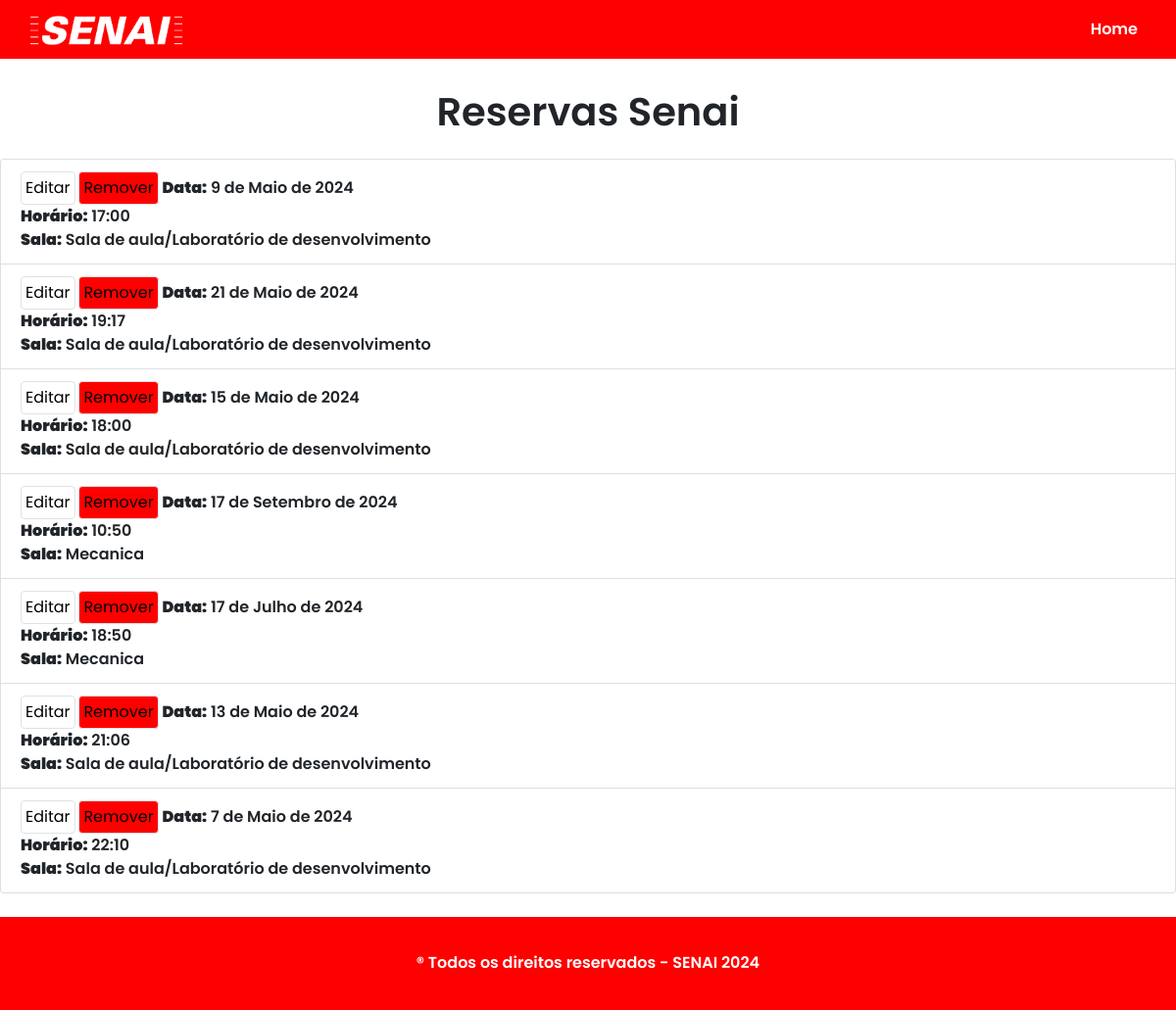
/minhas_reservas (signed in), run on the app's committed database.
### ambiente/models.py (models this page shows, shortened)
class Senai(models.Model):
    titulo = models.CharField(max_length=50)
    logo = models.ImageField(upload_to="logo/")
    endereco = models.CharField(max_length=150)

class Reserva(models.Model):
    data = models.DateField()
    horario = models.TimeField()
    sala = models.ForeignKey(Ambiente, on_delete=models.CASCADE)
    username = models.CharField(max_length=20)

class Ambiente(models.Model):
    titulo = models.CharField(max_length=50)
    descricao = models.CharField(max_length=300)
    sala = models.CharField(max_length=50)
    foto = models.ImageField(upload_to="salas/")

### ambiente/views.py (the view)
# urls.py: path('minhas_reservas', views.minhas_reservas, name='minhas_reservas'),
@login_required
def minhas_reservas(request):
    context = {}
    dados_senai = Senai.objects.all()
    reservas = Reserva.objects.filter(username=request.user.username)
    context["dados_senai"] = dados_senai
    context["reservas"] = reservas
    if request.user.is_authenticated:
        context['is_coordenacao'] = request.user.groups.filter(name='Coordenação').exists()
        context['is_professores'] = request.user.groups.filter(name='Professores').exists()
    else:
        context['is_coordenacao'] = False
        context['is_professores'] = False
    return render(request, 'minhas_reservas.html', context)

### ambiente/templates/minhas_reservas.html (shortened to what this page needs)
{% extends 'index.html' %}
{% block body %}
<div class="content">
    <h2 style="font-size: 40px; font-weight: 600;">Reservas Senai</h2>
    <div class="reservations-container mt-4 mb-4">
        {% if reservas %}
            <ul class="list-group">
                {% for reserva in reservas %}
                    <li class="list-group-item" style="text-align: justify;">
                        <button style="background-color: white;" class="border border-1 rounded rounded-3 p-1">Editar</button>
                        <button style="background-color: red;" class="border border-1 rounded rounded-3 p-1">Remover</button>
                        <strong>Data:</strong> {{ reserva.data }} <br>
                        <strong>Horário:</strong> {{ reserva.horario }} <br>
                        <strong>Sala:</strong> {{ reserva.sala.titulo }}
                    </li>
                {% endfor %}
            </ul>
        {% else %}
            <p>Você não possui reservas.</p>
        {% endif %}
    </div>
</div>
{% endblock %}

### templates/nav.html (shortened to what this page needs)
<nav class="navbar navbar-expand-lg" style="background-color: #ff0000; height: 60px;">
    <div class="container-fluid">
        <a class="navbar-brand" href="#">
            {% for item in dados_senai %}
                <img src="{{ item.logo.url }}" alt="Logo" class="logo">
            {% endfor %}
        </a>
        <div class="collapse navbar-collapse" id="navbarNav" style="justify-content: end;">
            <ul class="navbar-nav">
                <li class="nav-item">
                    <a class="nav-link active" style="color: #fff;" aria-current="page" href="/">Home</a>
                </li>
            </ul>
        </div>
    </div>
</nav>

### static/css/styles.css (style rules this page uses)
* { margin: 0; padding: 0; border: 0; outline: 0; box-sizing:border-box; list-style: none; text-decoration: none; font-family: 'Poppins' }
body { font-weight: 600; font-style: normal; background-color: #FFFFFF; }
.navbar-brand { font-size: 30px; color: white; font-weight: bold; letter-spacing: 5px; }
.logo { width: 35%; }
.navbar { background-color: #d71921; padding: 1rem; }
.content { text-align: center; margin-top: 30px; }

### data on the page
Senai: logo (picture)
Reserva: data "9 de Maio de 2024", horario "17:00", sala.titulo "Sala de aula/Laboratório de desenvolvimento"
Reserva: data "21 de Maio de 2024", horario "19:17", sala.titulo "Sala de aula/Laboratório de desenvolvimento"
Reserva: data "15 de Maio de 2024", horario "18:00", sala.titulo "Sala de aula/Laboratório de desenvolvimento"
Reserva: data "17 de Setembro de 2024", horario "10:50", sala.titulo "Mecanica"
Reserva: data "17 de Julho de 2024", horario "18:50", sala.titulo "Mecanica"
Reserva: data "13 de Maio de 2024", horario "21:06", sala.titulo "Sala de aula/Laboratório de desenvolvimento"
Reserva: data "7 de Maio de 2024", horario "22:10", sala.titulo "Sala de aula/Laboratório de desenvolvimento"
